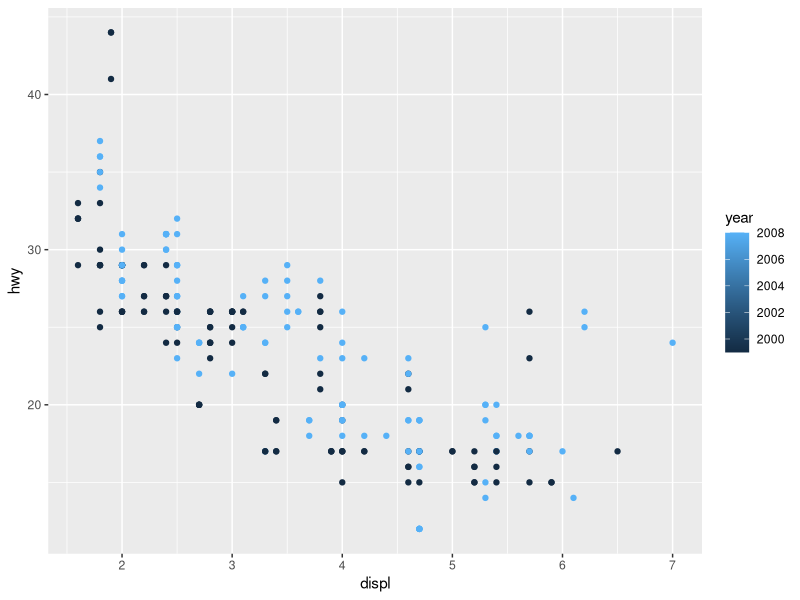
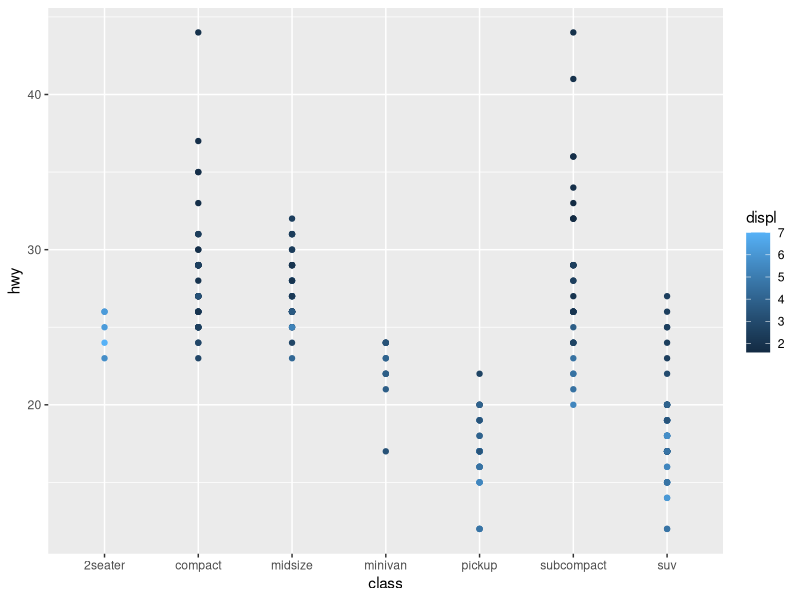

Write the R code that produced these figures, in order.
## ---- chunk 1
library(tidyverse)
ggplot(data = mpg) + 
  geom_point(mapping = aes(x = displ, y = hwy, color = year))

ggplot(data = mpg) + 
  geom_point(mapping = aes(x = class, y = hwy, color = displ))
